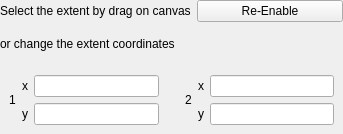
<?xml version="1.0" encoding="UTF-8"?>
<ui version="4.0">
 <class>GdalToolsExtentSelector</class>
 <widget class="QWidget" name="GdalToolsExtentSelector">
  <property name="geometry">
   <rect>
    <x>0</x>
    <y>0</y>
    <width>343</width>
    <height>134</height>
   </rect>
  </property>
  <layout class="QGridLayout" name="gridLayout">
   <property name="margin">
    <number>0</number>
   </property>
   <item row="1" column="0">
    <widget class="QLabel" name="label">
     <property name="text">
      <string>Select the extent by drag on canvas</string>
     </property>
    </widget>
   </item>
   <item row="3" column="0" colspan="2">
    <widget class="QLabel" name="label_7">
     <property name="text">
      <string>or change the extent coordinates</string>
     </property>
    </widget>
   </item>
   <item row="4" column="0" colspan="2">
    <widget class="QWidget" name="widget" native="true">
     <layout class="QGridLayout" name="gridLayout_3">
      <item row="0" column="2">
       <widget class="QLabel" name="label_11">
        <property name="text">
         <string>x</string>
        </property>
       </widget>
      </item>
      <item row="0" column="3">
       <widget class="QLineEdit" name="x1CoordEdit"/>
      </item>
      <item row="0" column="7">
       <widget class="QLabel" name="label_13">
        <property name="text">
         <string>x</string>
        </property>
       </widget>
      </item>
      <item row="0" column="8">
       <widget class="QLineEdit" name="x2CoordEdit"/>
      </item>
      <item row="1" column="3">
       <widget class="QLineEdit" name="y1CoordEdit"/>
      </item>
      <item row="1" column="8">
       <widget class="QLineEdit" name="y2CoordEdit"/>
      </item>
      <item row="1" column="7">
       <widget class="QLabel" name="label_15">
        <property name="text">
         <string>y</string>
        </property>
       </widget>
      </item>
      <item row="1" column="2">
       <widget class="QLabel" name="label_14">
        <property name="text">
         <string>y</string>
        </property>
       </widget>
      </item>
      <item row="0" column="6" rowspan="2">
       <widget class="QLabel" name="label_12">
        <property name="text">
         <string>2</string>
        </property>
        <property name="indent">
         <number>20</number>
        </property>
       </widget>
      </item>
      <item row="0" column="1" rowspan="2">
       <widget class="QLabel" name="label_10">
        <property name="text">
         <string>1</string>
        </property>
       </widget>
      </item>
     </layout>
    </widget>
   </item>
   <item row="1" column="1">
    <widget class="QPushButton" name="btnEnable">
     <property name="text">
      <string>Re-Enable</string>
     </property>
    </widget>
   </item>
  </layout>
 </widget>
 <resources/>
 <connections/>
</ui>
